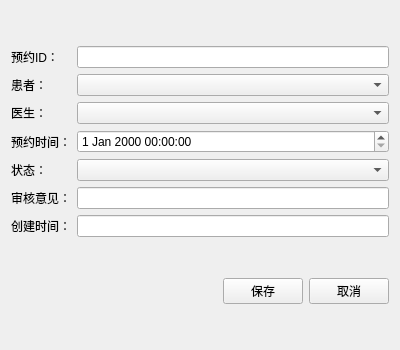
<?xml version="1.0" encoding="UTF-8"?>
<ui version="4.0">
 <class>AppointmentEditView</class>
 <widget class="QWidget" name="AppointmentEditView">
  <property name="geometry">
   <rect>
    <x>0</x>
    <y>0</y>
    <width>400</width>
    <height>350</height>
   </rect>
  </property>
  <property name="windowTitle">
   <string>编辑预约信息</string>
  </property>
  <layout class="QVBoxLayout" name="verticalLayout">
   <item>
    <layout class="QGridLayout" name="gridLayout">
     <item row="0" column="0">
      <widget class="QLabel" name="labelID">
       <property name="text">
        <string>预约ID：</string>
       </property>
      </widget>
     </item>
     <item row="0" column="1">
      <widget class="QLineEdit" name="dbEditID"/>
     </item>
     <item row="1" column="0">
      <widget class="QLabel" name="labelPatient">
       <property name="text">
        <string>患者：</string>
       </property>
      </widget>
     </item>
     <item row="1" column="1">
      <widget class="QComboBox" name="cbPatient"/>
     </item>
     <item row="2" column="0">
      <widget class="QLabel" name="labelDoctor">
       <property name="text">
        <string>医生：</string>
       </property>
      </widget>
     </item>
     <item row="2" column="1">
      <widget class="QComboBox" name="cbDoctor"/>
     </item>
     <item row="3" column="0">
      <widget class="QLabel" name="labelTime">
       <property name="text">
        <string>预约时间：</string>
       </property>
      </widget>
     </item>
     <item row="3" column="1">
      <widget class="QDateTimeEdit" name="dbDateTimeEdit"/>
     </item>
     <item row="4" column="0">
      <widget class="QLabel" name="labelStatus">
       <property name="text">
        <string>状态：</string>
       </property>
      </widget>
     </item>
     <item row="4" column="1">
      <widget class="QComboBox" name="dbComboStatus"/>
     </item>
     <item row="5" column="0">
      <widget class="QLabel" name="labelAuditComment">
       <property name="text">
        <string>审核意见：</string>
       </property>
      </widget>
     </item>
     <item row="5" column="1">
      <widget class="QLineEdit" name="dbEditAuditComment"/>
     </item>
     <item row="6" column="0">
      <widget class="QLabel" name="labelCreatedTime">
       <property name="text">
        <string>创建时间：</string>
       </property>
      </widget>
     </item>
     <item row="6" column="1">
      <widget class="QLineEdit" name="dbEditCreatedTime" />
     </item>
    </layout>
   </item>
   <item>
    <layout class="QHBoxLayout" name="horizontalLayout">
     <item>
      <spacer name="horizontalSpacer">
       <property name="orientation">
        <enum>Qt::Orientation::Horizontal</enum>
       </property>
       <property name="sizeHint" stdset="0">
        <size>
         <width>40</width>
         <height>20</height>
        </size>
       </property>
      </spacer>
     </item>
     <item>
      <widget class="QPushButton" name="btSave">
       <property name="text">
        <string>保存</string>
       </property>
       <property name="icon">
        <iconset resource="lab4.qrc">
         <normaloff>:/img/new.png</normaloff>:/img/new.png</iconset>
       </property>
      </widget>
     </item>
     <item>
      <widget class="QPushButton" name="btCancel">
       <property name="text">
        <string>取消</string>
       </property>
       <property name="icon">
        <iconset resource="lab4.qrc">
         <normaloff>:/img/delete.png</normaloff>:/img/delete.png</iconset>
       </property>
      </widget>
     </item>
    </layout>
   </item>
  </layout>
 </widget>
 <resources>
  <include location="lab4.qrc"/>
 </resources>
 <connections/>
</ui>
